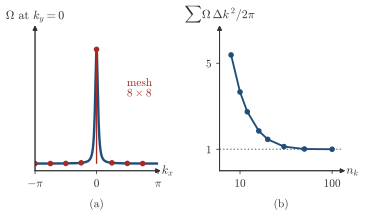

The script that drew this image:
"""Session 3, section 3.5, the sum of the Berry curvature on a coarse k-mesh.

The two-band model d = (sin kx, sin ky, m + cos kx + cos ky) with m=-1.9, so that the mass at Gamma is 0.1. The curvature of
the lower band is Omega = (1/2) d.(d_kx d x d_ky d)/|d|^3, up to a sign, and the sum is (1/2 pi) sum_k Omega dk^2 on a mesh of
nk x nk points that includes Gamma. Panel (a) is Omega on the line ky=0 with the points of the mesh nk=8. Panel (b) is the sum against nk."""
import os, sys
sys.path.insert(0, os.path.join(os.path.dirname(os.path.abspath(__file__)), '..'))
import numpy as np
import style

m = -1.9


def omega(kx, ky):
    d = np.array([np.sin(kx), np.sin(ky), m + np.cos(kx) + np.cos(ky)])
    dx = np.array([np.cos(kx), 0 * kx, -np.sin(kx)])
    dy = np.array([0 * kx, np.cos(ky), -np.sin(ky)])
    return 0.5 * (d * np.cross(dx, dy, axis=0)).sum(0) / np.sqrt((d ** 2).sum(0)) ** 3


def csum(nk):
    k = 2 * np.pi * np.arange(nk) / nk
    KX, KY = np.meshgrid(k, k, indexing='ij')
    return omega(KX, KY).sum() * (2 * np.pi / nk) ** 2 / (2 * np.pi)


print('sums', {nk: round(csum(nk), 2) for nk in (8, 12, 100)})
assert abs(csum(8) - 5.39) < 0.01 and abs(csum(12) - 2.74) < 0.01 and abs(csum(200) - 1) < 1e-3

fig, axs = style.figure(ncols=2, width_cm=10.5, height_cm=4.8, gridspec_kw=dict(wspace=0.5))
ax = axs[0]
kx = np.linspace(-np.pi, np.pi, 2000)
ax.set_xlim(-np.pi, np.pi); ax.set_ylim(-3, 58)
ax.plot(kx, omega(kx, 0 * kx), color=style.ACCENT)
kp = 2 * np.pi * np.arange(-4, 4) / 8
ax.vlines(kp, 0, omega(kp, 0 * kp), color=style.BROKEN, lw=1.0)
ax.plot(kp, omega(kp, 0 * kp), 'o', color=style.BROKEN, ms=3.2)
style.arrows(ax, xlabel=r'$k_x$', ylabel=r'$\Omega$ at $k_y=0$')
ax.set_xticks([-np.pi, 0, np.pi]); ax.set_xticklabels([r'$-\pi$', '0', r'$\pi$']); ax.tick_params(length=2.5, width=0.6)
style.label(ax, 1.55, 33, 'mesh\n$8\\times8$', color=style.BROKEN, fontsize=8.5, ha='left')
ax.text(0.5, -0.2, '(a)', transform=ax.transAxes, ha='center', va='top', fontsize=8.5)
ax = axs[1]
nks = np.array([8, 10, 12, 16, 20, 30, 50, 100])
vals = np.array([csum(n) for n in nks])
ax.set_xscale('log'); ax.set_xlim(6, 130); ax.set_ylim(0, 6.5)
style.guide(ax, y=1, ls=':', color=style.MUTED)
ax.plot(nks, vals, 'o-', color=style.ACCENT, ms=3.2, lw=1.4)
style.arrows(ax, xlabel=r'$n_k$', ylabel=r'$\sum\Omega\,\Delta k^2/2\pi$')
ax.minorticks_off(); ax.set_xticks([10, 100]); ax.set_xticklabels(['10', '100'])
ax.set_yticks([1, 5]); ax.set_yticklabels(['1', '5']); ax.tick_params(length=2.5, width=0.6)
ax.text(0.5, -0.2, '(b)', transform=ax.transAxes, ha='center', va='top', fontsize=8.5)
style.save(fig, __file__)
